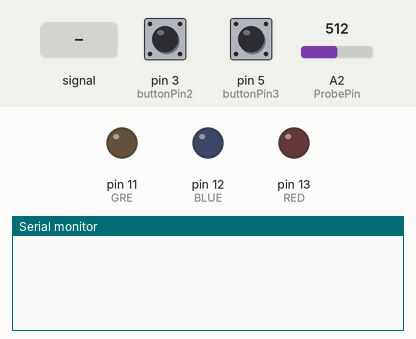
This sketch was run on a simulated Arduino Uno, built with avr-gcc and run on an emulated ATmega328P. Shown: output pins drawn as LEDs (lit = HIGH), the last lines printed to the serial monitor. Inputs (shaded band) come from the test bench; at power-on: pin 3 (buttonPin2) LOW, pin 5 (buttonPin3) LOW, A2 (ProbePin) = 512. Pins used as bus, display or sensor lines are not drawn.

Above: at 1.2 s.
1.3 s: pin 3 (buttonPin2) pulled HIGH for 0.15 s
At 2.4 s:
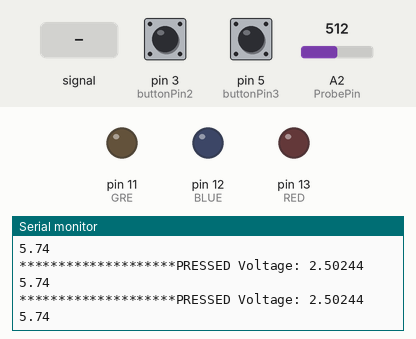
2.9 s: pin 5 (buttonPin3) pulled HIGH for 0.15 s
At 3.6 s:
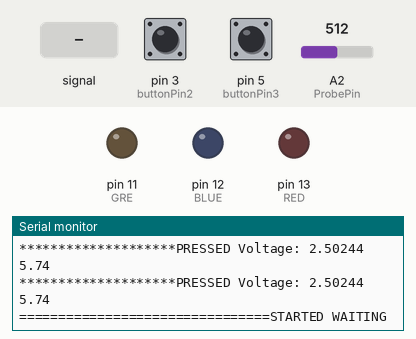
4.5 s: pin 5 (buttonPin3) pulled HIGH for 1 s
At 5.5 s:
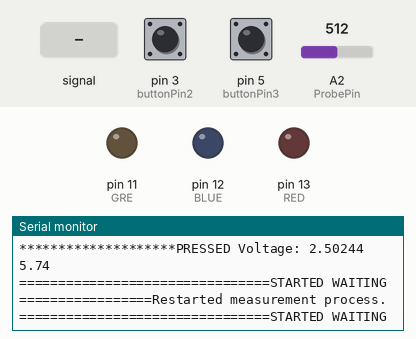
7.0 s: pin 3 (buttonPin2) driven HIGH and pin 5 (buttonPin3) driven HIGH
At 7.07 s:
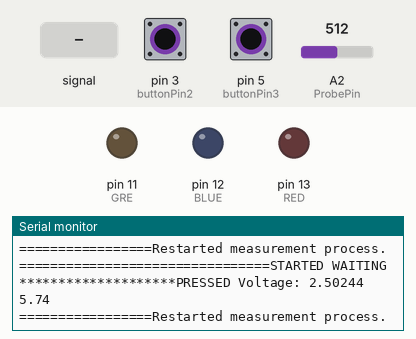
10.0 s: pin 5 (buttonPin3) driven LOW
13.0 s: A2 (ProbePin) fed a 200 Hz sine of ±81 counts around its level
At 13.09 s:
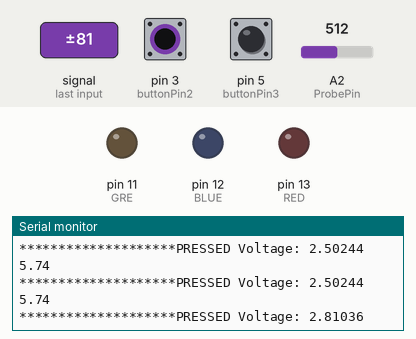
Timing chart, 0 to 16.0 s (numbered marks = the images above; inputs shaded):
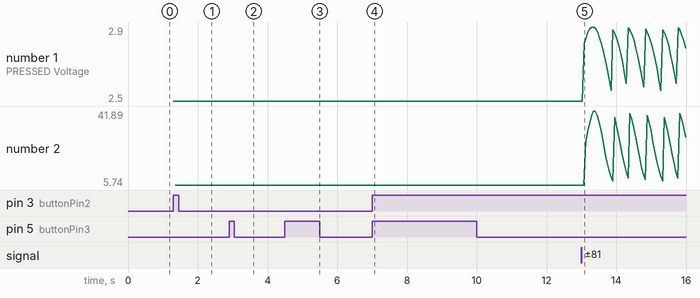

The sketch:

weightSensor_ForceSensitiveResistor.ino
```cpp
//PROGRAM START

//To be modified. These are the bounds of the range of values that each LED corresponds to.
double redLedLow = 0;
double redLedHigh = 300;
double greenLedLow = 300;
double greenLedHigh = 600;
double blueLedLow = 600;
double blueLedHigh = 1000;


//Voltage divider reader
int ProbePin = 2;


//Utility variables and constants for the circuitry and live calculations.
int RED = 13;
int BLUE = 12;
int GRE = 11;

//Will contain the mass value
double T;

double Vout = 0;
unsigned long totalVout = 0;
unsigned long curVout = 0;
unsigned long cycle = 0;
unsigned long curCycle = 0;
int refresh = 250;
int sensorValue;
int minV;

const int buttonPin2 = 3;
const int power_the_button2 = 1;
int buttonState2 = 0;

const int buttonPin3 = 5;
int buttonState3 = 0;
unsigned long milliStart = 0;
unsigned long milliStartWait = 0;
bool counting = false;
bool waiting = false;

//Setup the program and ports.
void setup()
{
  pinMode(RED, OUTPUT);
  pinMode(BLUE, OUTPUT);
  pinMode(GRE, OUTPUT);
  pinMode(buttonPin2, INPUT);
  pinMode(power_the_button2, OUTPUT);
  Serial.begin(9600);
}

//The main code that repeats indefinitely
void loop()
{
  //Read voltage at the voltage divider with the force sensitive resistor
  sensorValue = analogRead(ProbePin);

  //Check if a button is pressed
  digitalWrite(power_the_button2, HIGH);
  buttonState2 = digitalRead(buttonPin2);
  buttonState3 = digitalRead(buttonPin3);
  //If red button pressed, print the immediate current voltage value and mass value.
  if (buttonState2 != LOW)
  {
    Serial.print("********************PRESSED ");
    printVoltage(sensorValue);
    Serial.println(getMass(sensorValue*5.000/1023.000));
  }
  //If blue button pressed, start the voltage read process. This entails waiting for 20 seconds then taking a 5 second voltage measurement
  if (buttonState3 != LOW)
  {
    //If a current voltage read process is in progress, cancel it and restart the process.
    if (waiting || counting)
    {
      Serial.println("=================Restarted measurement process.");
      waiting = false;
      counting = false;
      totalVout = 0;
      cycle = 0;
    }

    //Start the 20 second wait.
    Serial.println("================================STARTED WAITING");
    waiting = true;
    milliStartWait = millis() % 10000;
    off_all();
    delay(1000);
  }

  //Once the waiting period is over, start reading the continuous flow of voltage values for 5 seconds
  if(waiting && millis()%10000 == milliStartWait)
  {
    waiting = false;
    milliStartWait = 0;
    Serial.println("================================DONE WAITING, STARTED READING");
    counting = true;
    milliStart = millis() % 5000;
    delay(100);
  }

  //If in the voltage read process, add current voltage to a total and increment a counter.
  if(counting)
  {
    cycle+=1;
    totalVout += sensorValue;
  }

  //After 5 seconds of reading voltage, stop.
  if(counting && millis() % 5000 == milliStart)
  {
    Serial.print("FINAL VOLTAGE: ");

    //Print the average voltage.
    printVoltage(totalVout / double(cycle));

    //Calculate mass using the equation, which is found in getMass function below
    T = getMass((totalVout / double(cycle))*5.0/1023.0);
    Serial.print("MASS: ");
    Serial.println(T);

    //Reset utility variables
    counting = false;
    totalVout = 0;
    cycle = 0;

    //Activate correct led using the boundary values found at the top of this code. LEDs aren't mutually exclusive according to rules.
    if (T >= blueLedLow && T <= blueLedHigh)
    {
      digitalWrite(BLUE, HIGH);
    }
    if (T >= greenLedLow && T <= greenLedHigh)
    {
      digitalWrite(GRE, HIGH);
    }
    if (T >= redLedLow && T <= redLedHigh)
    {
      digitalWrite(RED, HIGH);
    }
  }

}

//***FUNCTIONS***

//Turn off all LEDs
void off_all()
{
  digitalWrite(RED, LOW);
  digitalWrite(GRE, LOW);
  digitalWrite(BLUE, LOW);
}

float e=2.71828;
//Contains equation for Voltage -> Mass
double getMass(double x)
{
  //return -1484077 + 1925261*x - 997933.4*pow(x, 2) + 258300.5*pow(x, 3) - 33383.97*pow(x, 4) + 1723.884*pow(x, 5);
  //A previous version of the equation, kept in a comment for utility/miscellaneous/emergency purposes:
  //return -181269 + 289373.7*x - 180781.1*pow(x, 2) + 55427.19*pow(x, 3) - 8361.297*pow(x, 4) + 497.7512*pow(x, 5);
  return 2*pow(10.0, -5)*pow(e, 5.0218*x);
  //y = 2E-05e5.0218x

}

//Send the voltage value to the serial monitor
void printVoltage(double Vout)
{
  Serial.print("Voltage: ");
  Serial.println(Vout * 5.0000000000000 / 1023.0000000000, 5);
}
```

Measured:
- after the input at 1.3 s, the serial monitor: prints a new line at once (image 1)
- after the input at 2.9 s, the serial monitor: prints a new line at once (image 2)
- after the input at 4.5 s, the serial monitor: prints a new line at once (image 3)
- after the input at 7.0 s, the serial monitor: prints a new line at once (image 4)
- after the input at 13.0 s, the serial monitor: prints a new line after 0.08 s (image 5)
- plotted number 1: 2.5 → 2.8 after the input at 13.0 s
- plotted number 2: 5.74 → 25.64 after the input at 13.0 s
